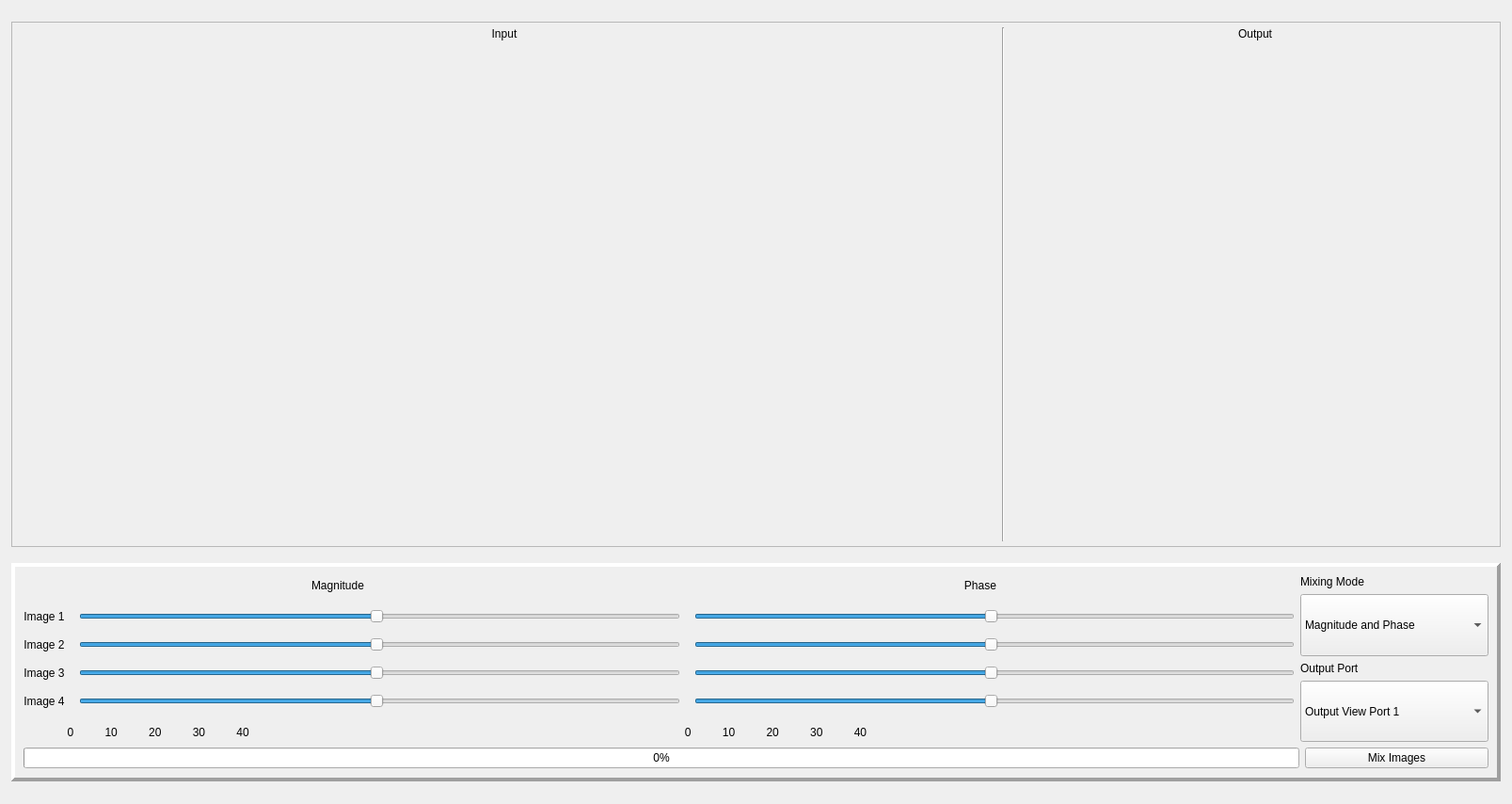
  <widget class="QWidget" name="centralwidget">
   <layout class="QHBoxLayout" name="horizontalLayout_3">
    <property name="leftMargin">
     <number>6</number>
    </property>
    <property name="topMargin">
     <number>6</number>
    </property>
    <property name="rightMargin">
     <number>6</number>
    </property>
    <property name="bottomMargin">
     <number>6</number>
    </property>
    <item>
     <widget class="QWidget" name="verticalWidget" native="true">
      <layout class="QVBoxLayout" name="verticalLayout_3">
       <property name="leftMargin">
        <number>6</number>
       </property>
       <property name="topMargin">
        <number>6</number>
       </property>
       <property name="rightMargin">
        <number>6</number>
       </property>
       <property name="bottomMargin">
        <number>6</number>
       </property>
       <item>
        <widget class="QFrame" name="imageFrame">
         <property name="sizePolicy">
          <sizepolicy hsizetype="Preferred" vsizetype="Preferred">
           <horstretch>0</horstretch>
           <verstretch>0</verstretch>
          </sizepolicy>
         </property>
         <property name="minimumSize">
          <size>
           <width>0</width>
           <height>606</height>
          </size>
         </property>
         <property name="frameShape">
          <enum>QFrame::Shape::StyledPanel</enum>
         </property>
         <property name="frameShadow">
          <enum>QFrame::Shadow::Sunken</enum>
         </property>
         <layout class="QGridLayout" name="gridLayout">
          <property name="sizeConstraint">
           <enum>QLayout::SizeConstraint::SetFixedSize</enum>
          </property>
          <property name="leftMargin">
           <number>0</number>
          </property>
          <property name="topMargin">
           <number>5</number>
          </property>
          <property name="rightMargin">
           <number>0</number>
          </property>
          <property name="bottomMargin">
           <number>5</number>
          </property>
          <property name="spacing">
           <number>-1</number>
          </property>
          <item row="2" column="1">
           <widget class="QWidget" name="inputViewPort4" native="true">
            <property name="minimumSize">
             <size>
              <width>0</width>
              <height>260</height>
             </size>
            </property>
            <property name="maximumSize">
             <size>
              <width>16777215</width>
              <height>260</height>
             </size>
            </property>
            <layout class="QGridLayout" name="inputViewPort4_layout"/>
           </widget>
          </item>
          <item row="2" column="0">
           <widget class="QWidget" name="inputViewPort3" native="true">
            <property name="minimumSize">
             <size>
              <width>0</width>
              <height>260</height>
             </size>
            </property>
            <property name="maximumSize">
             <size>
              <width>16777215</width>
              <height>260</height>
             </size>
            </property>
            <layout class="QGridLayout" name="inputViewPort2_layout"/>
           </widget>
          </item>
          <item row="1" column="0">
           <widget class="QWidget" name="inputViewPort1" native="true">
            <property name="minimumSize">
             <size>
              <width>520</width>
              <height>260</height>
             </size>
            </property>
            <property name="maximumSize">
             <size>
              <width>7000</width>
              <height>260</height>
             </size>
            </property>
            <layout class="QGridLayout" name="inputViewPort1_layout"/>
           </widget>
          </item>
          <item row="1" column="1">
           <widget class="QWidget" name="inputViewPort2" native="true">
            <property name="minimumSize">
             <size>
              <width>520</width>
              <height>260</height>
             </size>
            </property>
            <property name="maximumSize">
             <size>
              <width>70000</width>
              <height>260</height>
             </size>
            </property>
            <layout class="QGridLayout" name="inputViewPort3_layout"/>
           </widget>
          </item>
          <item row="1" column="3">
           <widget class="QWidget" name="outputViewPort1" native="true">
            <property name="minimumSize">
             <size>
              <width>520</width>
              <height>260</height>
             </size>
            </property>
            <property name="maximumSize">
             <size>
              <width>70000</width>
              <height>260</height>
             </size>
            </property>
            <layout class="QGridLayout" name="outputViewPort1_layout"/>
           </widget>
          </item>
          <item row="2" column="3">
           <widget class="QWidget" name="outputViewPort2" native="true">
            <property name="minimumSize">
             <size>
              <width>0</width>
              <height>260</height>
             </size>
            </property>
            <property name="maximumSize">
             <size>
              <width>16777215</width>
              <height>260</height>
             </size>
            </property>
            <layout class="QGridLayout" name="outputViewPort2_layout"/>
           </widget>
          </item>
          <item row="0" column="2" rowspan="3">
           <widget class="Line" name="inputOutputDivider">
            <property name="frameShadow">
             <enum>QFrame::Shadow::Sunken</enum>
            </property>
            <property name="orientation">
             <enum>Qt::Orientation::Vertical</enum>
            </property>
           </widget>
          </item>
          <item row="0" column="3">
           <widget class="QLabel" name="label">
            <property name="maximumSize">
             <size>
              <width>16777215</width>
              <height>20</height>
             </size>
            </property>
            <property name="text">
             <string>Output</string>
            </property>
            <property name="alignment">
             <set>Qt::AlignmentFlag::AlignCenter</set>
            </property>
           </widget>
          </item>
          <item row="0" column="0" colspan="2">
           <widget class="QLabel" name="label_2">
            <property name="maximumSize">
             <size>
              <width>16777215</width>
              <height>20</height>
             </size>
            </property>
            <property name="text">
             <string>Input</string>
            </property>
            <property name="alignment">
             <set>Qt::AlignmentFlag::AlignCenter</set>
            </property>
           </widget>
          </item>
         </layout>
        </widget>
       </item>
       <item>
        <widget class="QFrame" name="mixerFrame">
         <property name="maximumSize">
          <size>
           <width>16777215</width>
           <height>232</height>
          </size>
         </property>
         <property name="frameShape">
          <enum>QFrame::Shape::Panel</enum>
         </property>
         <property name="frameShadow">
          <enum>QFrame::Shadow::Raised</enum>
         </property>
         <property name="lineWidth">
          <number>4</number>
         </property>
         <layout class="QVBoxLayout" name="verticalLayout">
          <item>
           <layout class="QHBoxLayout" name="horizontalLayout">
            <item>
             <layout class="QVBoxLayout" name="slidersSpace" stretch="1,7,7,7,7,1">
              <property name="spacing">
               <number>15</number>
              </property>
              <item>
               <layout class="QHBoxLayout" name="slidersLabelLayout" stretch="0,0">
                <item>
                 <widget class="QLabel" name="leftSlidersLabel">
                  <property name="text">
                   <string>Magnitude</string>
                  </property>
                  <property name="alignment">
                   <set>Qt::AlignmentFlag::AlignCenter</set>
                  </property>
                 </widget>
                </item>
                <item>
                 <widget class="QLabel" name="rightSlidersLabel">
                  <property name="text">
                   <string>Phase</string>
                  </property>
                  <property name="alignment">
                   <set>Qt::AlignmentFlag::AlignCenter</set>
                  </property>
                 </widget>
                </item>
               </layout>
              </item>
              <item>
               <layout class="QHBoxLayout" name="image1SlidersLayout" stretch="0,0,0">
                <property name="spacing">
                 <number>-1</number>
                </property>
                <item>
                 <widget class="QLabel" name="image1SlidersLabel">
                  <property name="text">
                   <string>Image 1</string>
                  </property>
                  <property name="alignment">
                   <set>Qt::AlignmentFlag::AlignCenter</set>
                  </property>
                 </widget>
                </item>
                <item>
                 <widget class="QSlider" name="image1LeftSlider">
                  <property name="minimum">
                   <number>1</number>
                  </property>
                  <property name="maximum">
                   <number>100</number>
                  </property>
                  <property name="value">
                   <number>50</number>
                  </property>
                  <property name="orientation">
                   <enum>Qt::Orientation::Horizontal</enum>
                  </property>
                  <property name="tickPosition">
                   <enum>QSlider::TickPosition::NoTicks</enum>
                  </property>
                  <property name="tickInterval">
                   <number>0</number>
                  </property>
                 </widget>
                </item>
                <item>
                 <widget class="QSlider" name="image1RightSlider">
                  <property name="minimum">
                   <number>1</number>
                  </property>
                  <property name="maximum">
                   <number>100</number>
                  </property>
                  <property name="value">
                   <number>50</number>
                  </property>
                  <property name="orientation">
                   <enum>Qt::Orientation::Horizontal</enum>
                  </property>
                 </widget>
                </item>
               </layout>
              </item>
              <item>
               <layout class="QHBoxLayout" name="image2SlidersLayout">
                <item>
                 <widget class="QLabel" name="image2Sliderslabel">
                  <property name="text">
                   <string>Image 2</string>
                  </property>
                  <property name="alignment">
                   <set>Qt::AlignmentFlag::AlignCenter</set>
                  </property>
                 </widget>
                </item>
                <item>
                 <widget class="QSlider" name="image2LeftSlider">
                  <property name="minimum">
                   <number>1</number>
                  </property>
                  <property name="maximum">
                   <number>100</number>
                  </property>
                  <property name="value">
                   <number>50</number>
                  </property>
                  <property name="orientation">
                   <enum>Qt::Orientation::Horizontal</enum>
                  </property>
                 </widget>
                </item>
                <item>
                 <widget class="QSlider" name="image2RightSlider">
                  <property name="minimum">
                   <number>1</number>
                  </property>
                  <property name="maximum">
                   <number>100</number>
                  </property>
                  <property name="value">
                   <number>50</number>
                  </property>
                  <property name="orientation">
                   <enum>Qt::Orientation::Horizontal</enum>
                  </property>
                 </widget>
                </item>
               </layout>
              </item>
              <item>
               <layout class="QHBoxLayout" name="image3SlidersLayout">
                <item>
                 <widget class="QLabel" name="image3SlidersLabel">
                  <property name="text">
                   <string>Image 3</string>
                  </property>
                  <property name="alignment">
                   <set>Qt::AlignmentFlag::AlignCenter</set>
                  </property>
                 </widget>
                </item>
                <item>
                 <widget class="QSlider" name="image3LeftSlider">
                  <property name="minimum">
                   <number>1</number>
                  </property>
                  <property name="maximum">
                   <number>100</number>
                  </property>
                  <property name="value">
                   <number>50</number>
                  </property>
                  <property name="orientation">
                   <enum>Qt::Orientation::Horizontal</enum>
                  </property>
                 </widget>
                </item>
                <item>
                 <widget class="QSlider" name="image3RightSlider">
                  <property name="minimum">
                   <number>1</number>
                  </property>
                  <property name="maximum">
                   <number>100</number>
                  </property>
                  <property name="value">
                   <number>50</number>
                  </property>
                  <property name="orientation">
                   <enum>Qt::Orientation::Horizontal</enum>
                  </property>
                 </widget>
                </item>
               </layout>
              </item>
              <item>
               <layout class="QHBoxLayout" name="image4SlidersLayout">
                <item>
                 <widget class="QLabel" name="image4SlidersLabel">
                  <property name="text">
                   <string>Image 4</string>
                  </property>
                  <property name="alignment">
                   <set>Qt::AlignmentFlag::AlignCenter</set>
                  </property>
                 </widget>
                </item>
                <item>
                 <widget class="QSlider" name="image4LeftSlider">
                  <property name="minimum">
                   <number>1</number>
                  </property>
                  <property name="maximum">
                   <number>100</number>
                  </property>
                  <property name="value">
                   <number>50</number>
                  </property>
                  <property name="orientation">
                   <enum>Qt::Orientation::Horizontal</enum>
                  </property>
                 </widget>
                </item>
                <item>
                 <widget class="QSlider" name="image4RightSlider">
                  <property name="minimum">
                   <number>1</number>
                  </property>
                  <property name="maximum">
                   <number>100</number>
                  </property>
                  <property name="value">
                   <number>50</number>
                  </property>
                  <property name="orientation">
                   <enum>Qt::Orientation::Horizontal</enum>
                  </property>
                 </widget>
                </item>
               </layout>
              </item>
              <item>
               <layout class="QHBoxLayout" name="slidersAxisLayout">
                <item>
                 <widget class="QLabel" name="leftSlidersAxis">
                  <property name="text">
                   <string>              0          10          20          30          40</string>
                  </property>
                 </widget>
                </item>
                <item>
                 <widget class="QLabel" name="rightSlidersAxis">
                  <property name="text">
                   <string>      0          10          20          30          40</string>
                  </property>
                 </widget>
                </item>
               </layout>
              </item>
             </layout>
            </item>
            <item>
             <layout class="QVBoxLayout" name="ComboBoxSpace" stretch="0,0,0,0">
              <item>
               <widget class="QLabel" name="mixingComboBoxLabel">
                <property name="text">
                 <string>Mixing Mode</string>
                </property>
               </widget>
              </item>
              <item>
               <widget class="QComboBox" name="compsSelectionComboBox">
                <property name="sizePolicy">
                 <sizepolicy hsizetype="Preferred" vsizetype="Preferred">
                  <horstretch>0</horstretch>
                  <verstretch>1</verstretch>
                 </sizepolicy>
                </property>
                <property name="minimumSize">
                 <size>
                  <width>200</width>
                  <height>26</height>
                 </size>
                </property>
                <property name="placeholderText">
                 <string/>
                </property>
                <item>
                 <property name="text">
                  <string>Magnitude and Phase</string>
                 </property>
                </item>
                <item>
                 <property name="text">
                  <string>Real and Imaginary</string>
                 </property>
                </item>
               </widget>
              </item>
              <item>
               <widget class="QLabel" name="outputComboBoxLabel">
                <property name="text">
                 <string>Output Port</string>
                </property>
               </widget>
              </item>
              <item>
               <widget class="QComboBox" name="outputSelectionComboBox">
                <property name="sizePolicy">
                 <sizepolicy hsizetype="Preferred" vsizetype="Preferred">
                  <horstretch>0</horstretch>
                  <verstretch>1</verstretch>
                 </sizepolicy>
                </property>
                <property name="placeholderText">
                 <string/>
                </property>
                <item>
                 <property name="text">
                  <string>Output View Port 1</string>
                 </property>
                </item>
                <item>
                 <property name="text">
                  <string>Output View Port 2</string>
                 </property>
                </item>
               </widget>
              </item>
             </layout>
            </item>
           </layout>
          </item>
          <item>
           <widget class="QWidget" name="horizontalWidget_2" native="true">
            <property name="minimumSize">
             <size>
              <width>0</width>
              <height>23</height>
             </size>
            </property>
            <layout class="QHBoxLayout" name="horizontalLayout_2">
             <property name="leftMargin">
              <number>0</number>
             </property>
             <property name="topMargin">
              <number>0</number>
             </property>
             <property name="rightMargin">
              <number>0</number>
             </property>
             <property name="bottomMargin">
              <number>0</number>
             </property>
             <item>
              <widget class="QProgressBar" name="mixingProgressBar">
               <property name="value">
                <number>0</number>
               </property>
              </widget>
             </item>
             <item>
              <widget class="QPushButton" name="mixBtn">
               <property name="minimumSize">
                <size>
                 <width>195</width>
                 <height>16</height>
                </size>
               </property>
               <property name="text">
                <string>Mix Images</string>
               </property>
              </widget>
             </item>
            </layout>
           </widget>
          </item>
         </layout>
        </widget>
       </item>
      </layout>
     </widget>
    </item>
   </layout>
  </widget>
